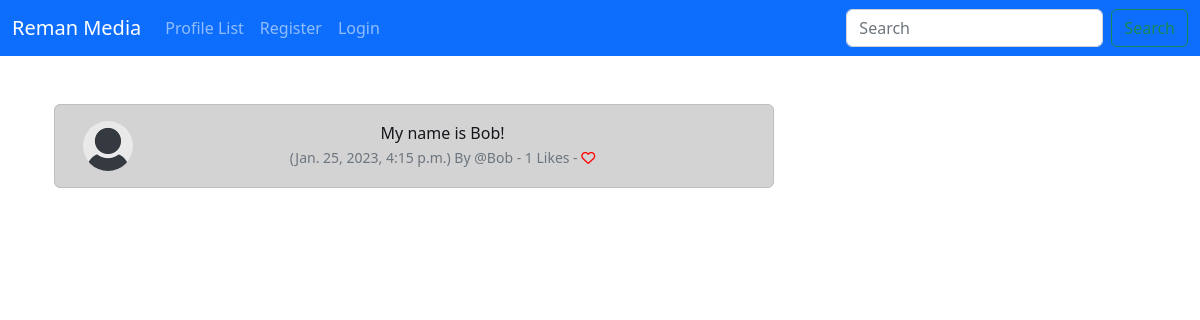
Page /meep_show/2 on the committed database.
### musker/models.py (models this page shows, shortened)
class Meep(models.Model):
	user = models.ForeignKey(
		User, related_name="meeps",
		on_delete=models.DO_NOTHING
		)
	body = models.CharField(max_length=200)
	created_at = models.DateTimeField(auto_now_add=True)
	likes = models.ManyToManyField(User, related_name="meep_like", blank=True)
	def number_of_likes(self):
		return self.likes.count()

### musker/views.py (the view)
# urls.py: path('meep_show/<int:pk>', views.meep_show, name="meep_show"),
def meep_show(request, pk):
	meep = get_object_or_404(Meep, id=pk)
	if meep:
		return render(request, "show_meep.html", {'meep':meep})
	else:
		messages.success(request, ("That Meep Does Not Exist..."))
		return redirect('home')

### musker/templates/show_meep.html (shortened to what this page needs)
{% extends 'base.html' %}
{% load static %}
{% block content %}
	<div class="container text-center">
		<div class="row">
			<div class="col-8">
<br/>
		<div class="alert alert-dark" role="alert">
<div class="container">
	<div class="row">
		<div class="col-1">
		  {% if meep.user.profile.profile_image %}
				<img src="{{ meep.user.profile.profile_image.url }}" width=50 height=50 class="rounded-circle" alt="{{ profile.user.username }}">
				{% else %}
				<img src="{% static 'images/default_profile_pic.png' %}" width=50 height=50 class="rounded-circle" alt="{{ profile.user.username }}">
				{% endif %}
		</div>
		<div class="col-11">
		  {{ meep.body }}<br/>
		  <small class="text-muted">
		  	({{ meep.created_at}}) By
		  	@{{ meep.user.username }}
		  	- {{ meep.number_of_likes }} Likes -
		  	{% if user in meep.likes.all %}
		  	  <a href="{% url 'meep_like' meep.id %}">
	<i class="fa-solid fa-heart" style="color:red"></i>
		  	  </a>
		  	{% else %}
		  		<a href="{% url 'meep_like' meep.id %}">
		  <i class="fa fa-heart-o" style="color:red"></i>
		  		</a>
		  	{% endif %}
		  </small>
		</div><br/><br/>
			</div>
		</div>
	</div>
</div>
<div class="col-4">
				<br/><br/><br/>
</div>
{% endblock %}

### rows in the picture
Meep: body "My name is Bob!", created_at "Jan. 25, 2023, 4:15 p.m.", user.username "Bob", number_of_likes "1"
